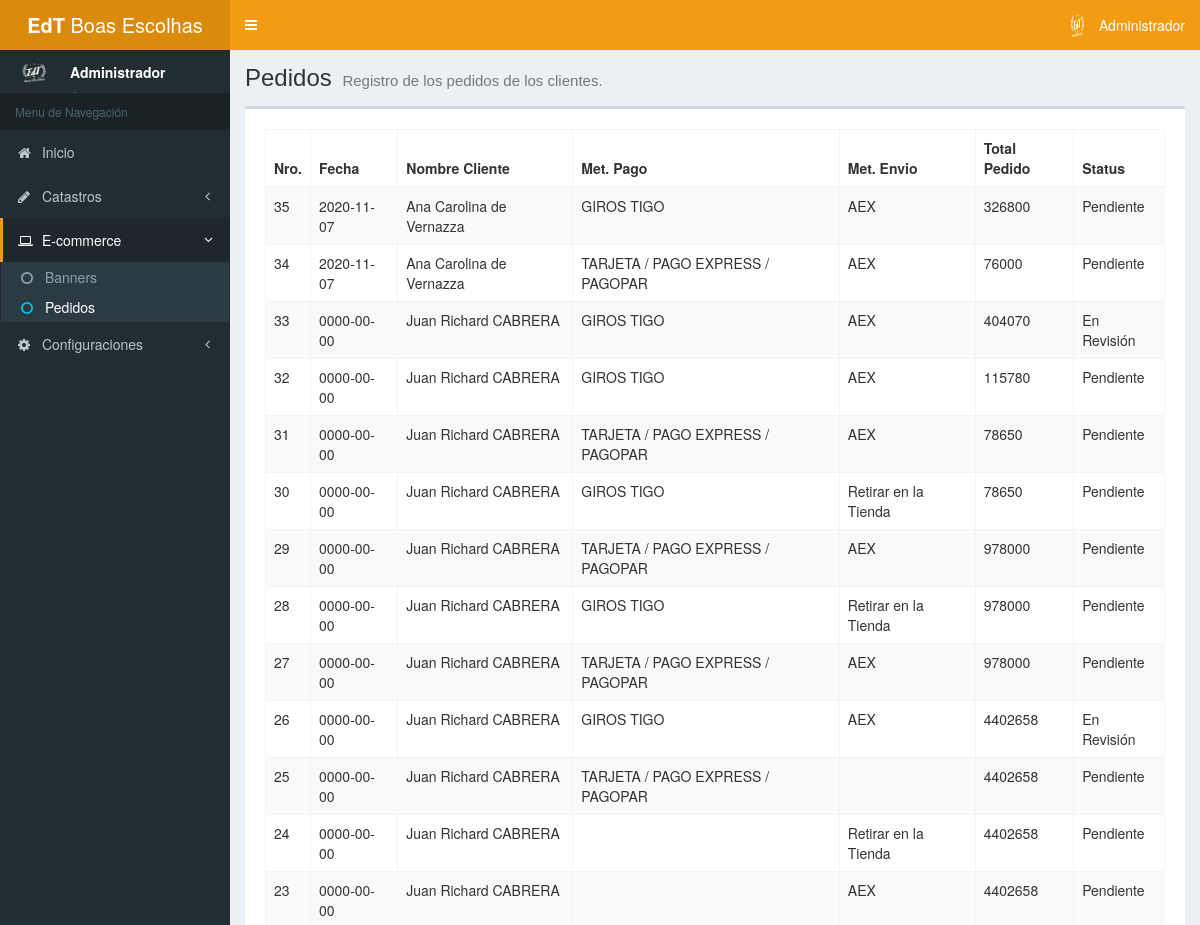
Before: /admin/pedido.php (signed in, upper part) with the older database file.
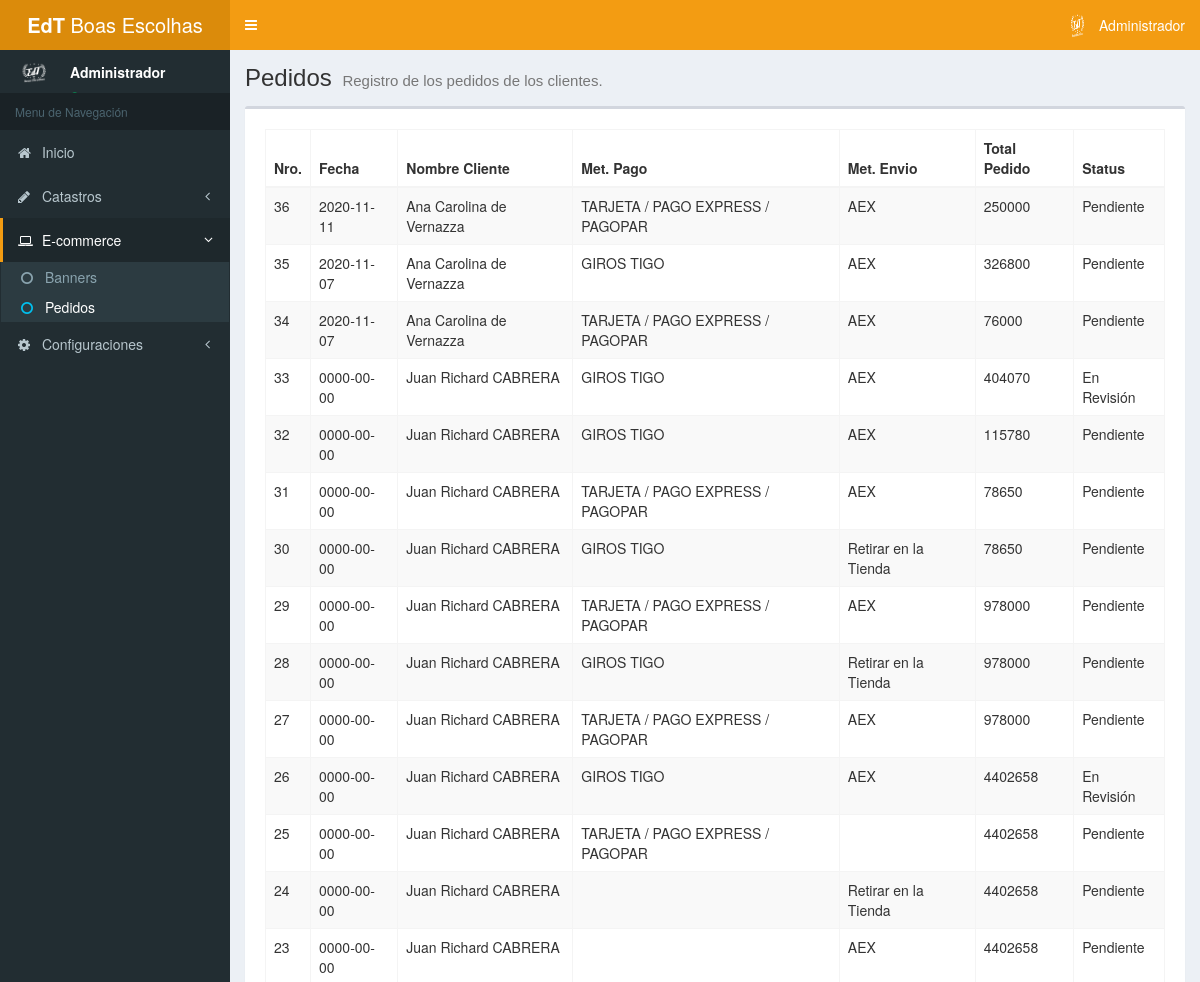
After: the same page with the newer database file.
### tables this page shows
CREATE TABLE IF NOT EXISTS `tb_pedido` (
  `id` int(11) NOT NULL AUTO_INCREMENT,
  `fecha` date NOT NULL DEFAULT current_timestamp(),
  `id_cliente` int(11) NOT NULL,
  `id_met_pago` int(11) NOT NULL,
  `id_met_envio` int(11) NOT NULL,
  `id_cli_direccion` int(11) NOT NULL DEFAULT 1,
  `total` double NOT NULL,
  `id_factura` int(11) DEFAULT NULL,
  `observacion` varchar(255) DEFAULT NULL,
  `total_envio` double DEFAULT NULL,
  `status` int(11) NOT NULL DEFAULT 0,
  PRIMARY KEY (`id`)
);

CREATE TABLE IF NOT EXISTS `tb_cliente` (
  `id` int(11) NOT NULL AUTO_INCREMENT,
  `nombre` varchar(80) NOT NULL,
  `apellido` varchar(80) DEFAULT NULL,
  `tipo_documento` varchar(20) DEFAULT NULL COMMENT 'RUC, RG, CI',
  `nro_documento` varchar(50) DEFAULT NULL,
  `razon_social` varchar(80) DEFAULT NULL,
  `mayorista` tinyint(1) NOT NULL,
  `telefono` varchar(20) DEFAULT NULL,
  `email` varchar(80) DEFAULT NULL,
  PRIMARY KEY (`id`)
);

CREATE TABLE IF NOT EXISTS `tb_met_pago` (
  `id` int(11) NOT NULL AUTO_INCREMENT,
  `descripcion` varchar(80) NOT NULL,
  `default` int(11) DEFAULT NULL,
  `instrucciones` mediumtext DEFAULT NULL,
  PRIMARY KEY (`id`)
);

CREATE TABLE IF NOT EXISTS `tb_met_envio` (
  `id` int(11) NOT NULL AUTO_INCREMENT,
  `descripcion` varchar(80) NOT NULL,
  `costo` double DEFAULT 0,
  `default` int(11) DEFAULT 0,
  PRIMARY KEY (`id`)
);

CREATE TABLE IF NOT EXISTS `tb_ped_status` (
  `id` int(11) NOT NULL AUTO_INCREMENT,
  `descripcion` varchar(80) NOT NULL,
  PRIMARY KEY (`id`)
);

### admin/mods/server/pedido.php (called while the page is built, shortened)
<?php
	function getAllPedidos () {
		$connection = conn();
		$sql = "SELECT tb_pedido.*, tb_cliente.nombre, tb_cliente.apellido, tb_met_pago.descripcion AS MET_PAGO, tb_met_envio.descripcion AS MET_ENVIO, tb_ped_status.descripcion AS STATUS_PED FROM tb_pedido
                LEFT JOIN tb_cliente ON tb_pedido.id_cliente = tb_cliente.id
                LEFT JOIN tb_met_pago ON tb_pedido.id_met_pago = tb_met_pago.id
                LEFT JOIN tb_met_envio ON tb_pedido.id_met_envio = tb_met_envio.id
				LEFT JOIN tb_ped_status ON tb_pedido.status = tb_ped_status.id
                ORDER BY id DESC";
		$query = $connection->prepare($sql);
		$query->execute();
		if ($query->rowCount() > 0) {
			$result= $query->fetchAll();
		} else {
			$result = null;
		}
		return $result;
	}
?>

### admin/mods/objs/pedido.php (called while the page is built)
<?php
	include_once "mods/server/pedido.php";
	$pedidos = getAllPedidos();
?>

### admin/pedido.php (the view, shortened to what this page needs)
<!DOCTYPE html>
<html>
<head>
	<?php include 'includes/head.php'; ?>
</head>
<body class="hold-transition skin-yellow sidebar-mini">
	<div class="wrapper">
		<?php include 'includes/header.php'; ?>
		<?php include 'includes/aside.php'; ?>
		<?php include_once "mods/objs/pedido.php";?>
		<div class="content-wrapper">
			<section class="content-header">
				<h1>
					Pedidos
					<small>Registro de los pedidos de los clientes.</small>
				</h1>
			</section>
			<section class="content">
				<div class="box">
					<div class="box-body">
						<div class="box-body table-responsive">
							<table class="table table-striped table-bordered display nowra" id="tabladatos">
							<thead>
								<tr>
									<th>Nro.</th>
									<th>Fecha</th>
									<th>Nombre Cliente</th>
									<th>Met. Pago</th>
									<th>Met. Envio</th>
									<th>Total Pedido</th>
									<th>Status</th>
								</tr>
							</thead>
							<tbody>
                                <?php
									if ($pedidos != null) {
										foreach ($pedidos as $row) {
                                ?>
                                <tr onclick="window.location.href = 'pedido_detalle.php?pedido=<?php echo $row['id'];?>';">
                                    <td><?php echo $row['id'];?></td>
                                    <td><?php echo $row['fecha'];?></td>
									<td><?php echo $row['nombre']." ".$row['apellido'];?></td>
									<td><?php echo $row['MET_PAGO'];?></td>
                                    <td><?php echo $row['MET_ENVIO'];?></td>
                                    <td><?php echo $row['total'];?></td>
                                    <td><?php echo $row['STATUS_PED'];?></td>
								</tr>
								<?php }}?>
							</tbody>
							</table>
						</div>
					</div>
				</div>
			</section>
		</div>
	</div>
</body>
</html>

### admin/includes/head.php (shortened to what this page needs)
<link rel="stylesheet" href="https://maxcdn.bootstrapcdn.com/bootstrap/3.3.7/css/bootstrap.min.css">
<link href="https://gitcdn.github.io/bootstrap-toggle/2.2.2/css/bootstrap-toggle.min.css" rel="stylesheet">
<link rel="stylesheet" href="https://stackpath.bootstrapcdn.com/font-awesome/4.7.0/css/font-awesome.min.css">
<link rel="stylesheet" href="css/AdminLTE.min.css">
<link rel="stylesheet" href="css/skin-yellow.min.css">
<link rel="stylesheet" href="plugins/bootstrap-select/dist/css/bootstrap-select.min.css">
<link rel="stylesheet" href="plugins/bootstrap-colorpicker/dist/css/bootstrap-colorpicker.min.css">
<link rel="stylesheet" type="text/css" href="https://cdn.jsdelivr.net/npm/daterangepicker/daterangepicker.css" />
<link rel="stylesheet" type="text/css" href="plugins/DataTables/DataTables-1.10.20/css/dataTables.bootstrap.css"/>
<link rel="stylesheet" type="text/css" href="plugins/DataTables/DataTables-1.10.20/buttons.dataTables.min.css"/>
<link rel="stylesheet" type="text/css" href="plugins/bootstrap-datepicker/css/bootstrap-datepicker.standalone.min.css"/>
<link rel="stylesheet" type="text/css" href="plugins/bootstrap-datepicker/css/bootstrap-datepicker3.standalone.min.css"/>
<link rel="stylesheet" href="plugins/select2/dist/css/select2.min.css">
<link href="https://cdn.jsdelivr.net/gh/gitbrent/bootstrap4-toggle@3.6.1/css/bootstrap4-toggle.min.css" rel="stylesheet">
<link rel="stylesheet" href="css/select2-alt.css">
<link rel="stylesheet" href="css/estilos.css">

### admin/includes/header.php (shortened to what this page needs)
<header class="main-header">
	<a href="index.php" class="logo">
		<span class="logo-lg"><?php echo $_SESSION['empresa-menu'];?></span>
	</a>
	<nav class="navbar navbar-static-top">
		<a href="#" class="sidebar-toggle" data-toggle="push-menu" role="button">
		</a>
		<div class="navbar-custom-menu">
			<ul class="nav navbar-nav">
				<li class="dropdown user user-menu">
					<a href="#" class="dropdown-toggle" data-toggle="dropdown">
						<img src="../img/logo.png" class="user-image" alt="User Image">
						<span class="hidden-xs"><?php echo $_SESSION['nome_usuario'];?></span>
					</a>
				</li>
			</ul>
		</div>
	</nav>
</header>

### admin/includes/aside.php (shortened to what this page needs)
<aside class="main-sidebar">
	<section class="sidebar">
		<div class="user-panel">
			<div class="pull-left image">
				<img src="../img/logo.png" class="img-circle" alt="User Image">
			</div>
			<div class="pull-left info">
				<p><?php echo $_SESSION['nome_usuario'];?></p>
				<a href="#"><i class="fa fa-circle text-success"></i> Online</a>
			</div>
		</div>
		<?php
			$inicio = "";
			$catastro = "";
			$ecommerce = "";
			$subbanner1 = "";
			$subbanner2 = "";
			$subpedidos1 = "";
			$subpedidos2 = "";
			$configuraciones = "";
			if (strpos($_SERVER['REQUEST_URI'], 'cliente.php') !== false){
				$catastro = "active";
				$subcliente1 = "active";
				$subcliente2 = "text-aqua";
			} else if (strpos($_SERVER['REQUEST_URI'], 'categoria.php') !== false){
				$catastro = "active";
				$subcategoria1 = "active";
				$subcategoria2 = "text-aqua";
			} else if (strpos($_SERVER['REQUEST_URI'], 'marca.php') !== false){
				$catastro = "active";
				$submarca1 = "active";
				$submarca2 = "text-aqua";
			} else if (strpos($_SERVER['REQUEST_URI'], 'atributo.php') !== false){
				$catastro = "active";
				$subatributo1 = "active";
				$subatributo2 = "text-aqua";
			} else if (strpos($_SERVER['REQUEST_URI'], 'producto.php') !== false OR strpos($_SERVER['REQUEST_URI'], 'producto_detalle.php') !== false){
				$catastro = "active";
				$subproducto1 = "active";
				$subproducto2 = "text-aqua";
			} else if (strpos($_SERVER['REQUEST_URI'], 'pedido.php') !== false OR strpos($_SERVER['REQUEST_URI'], 'pedido_detalle.php') !== false){
				$ecommerce = "active";
				$subpedidos1 = "active";
				$subpedidos2 = "text-aqua";
			} else if (strpos($_SERVER['REQUEST_URI'], 'banner.php') !== false){
				$ecommerce = "active";
				$subbanner1 = "active";
				$subbanner2 = "text-aqua";
			} else if (strpos($_SERVER['REQUEST_URI'], 'usuario.php') !== false){
				$configuraciones = "active";
				$subusuario1 = "active";
				$subusuario2 = "text-aqua";
			} else {
				$inicio = "active";
			}
		?>
		<ul class="sidebar-menu" data-widget="tree">
			<li class="header">Menu de Navegación</li>
			<li class="<?php echo $inicio;?>">
				<a href="index.php">
					<i class="fa fa-home"></i> <span>Inicio</span>
				</a>
			</li>
			<li class="<?php echo $catastro;?> treeview">
				<a href="#">
					<i class="fa fa-pencil"></i> <span>Catastros</span>
					<span class="pull-right-container">
						<i class="fa fa-angle-left pull-right"></i>
					</span>
				</a>
			</li>
			<li class="<?php echo $ecommerce;?> treeview">
				<a href="#">
					<i class="fa fa-laptop"></i> <span>E-commerce</span>
					<span class="pull-right-container">
						<i class="fa fa-angle-left pull-right"></i>
					</span>
				</a>
				<ul class="treeview-menu">
					<li class="<?php echo $subbanner1;?>"><a href="banner.php"><i class="fa fa-circle-o <?php echo $subbanner2;?>"></i> Banners</a></li>
					<li class="<?php echo $subpedidos1;?>"><a href="pedido.php"><i class="fa fa-circle-o <?php echo $subpedidos2;?>"></i> Pedidos</a></li>
				</ul>
			</li>
			<li class="<?php echo $configuraciones;?> treeview">
				<a href="#">
					<i class="fa fa-gear"></i> <span>Configuraciones</span>
					<span class="pull-right-container">
						<i class="fa fa-angle-left pull-right"></i>
					</span>
				</a>
			</li>
		</ul>
	</section>
</aside>

Changed rows visible on the page:
added tb_pedido: id "36", fecha "2020-11-11", id_cliente.nombre "Ana Carolina", id_cliente.apellido "de Vernazza", id_met_pago.descripcion "TARJETA / PAGO EXPRESS / PAGOPAR", id_met_envio.descripcion "AEX", total "250000", tb_ped_status.descripcion "Pendiente"
